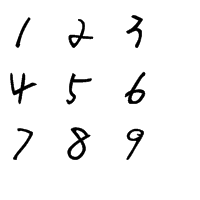
#> input picture example/data/reco.png, 200 x 200 px
$ python -i contours.py   (imports and definitions only)   (older library calls are emulated)
#> lines starting #> are read from the running program, lines starting #| are printed output that depends on the picture; after the words box and inside, x2 and y2 are one past the last pixel; in counts of white or black regions, pixels touching at a corner belong together
#> further down, picture is the input picture: shape (200, 200); min 0, max 255, mean 244.7
# -*- coding: utf-8 -*-
'''
Create on 2016-01-18 10:29:14

@author: huangzhenghua
'''

import copy
import cv2
import numpy as np


def findContours(imgray,
                 min_area=25, max_area=2500,
                 min_h=5, min_w=5):

#> called with min_area = 25, max_area = 2500, min_h = 5, min_w = 5
    imgray = cv2.adaptiveThreshold(
        imgray,
        255,
        cv2.ADAPTIVE_THRESH_GAUSSIAN_C,
        cv2.THRESH_BINARY, 11, 2)
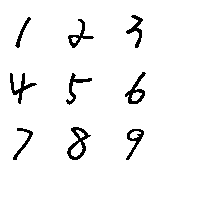
#> imgray: shape (200, 200); 95.7% white; 9 black regions

    if cv2.__version__[0] == "2":
        contours, hierarchy = cv2.findContours(
            copy.deepcopy(imgray),
            cv2.RETR_TREE,
            cv2.CHAIN_APPROX_SIMPLE)
    else:
        _, contours, hierarchy = cv2.findContours(
            copy.deepcopy(imgray),
            cv2.RETR_TREE,
            cv2.CHAIN_APPROX_SIMPLE)
#> contours = 15 contours, 1 with area under 20; largest, box (x1, y1, x2, y2) and area: (0, 0, 200, 200) 39601, (66, 126, 92, 161) 474, (124, 71, 147, 105) 340, (9, 72, 38, 105) 294, (125, 128, 145, 161) 277

    pst = [[(0, 0), (0, 0)]]

    filtered_contours = []

    for cnt in contours:
        flag = True
        x, y, w, h = cv2.boundingRect(cnt)

        if w * h > min_area and h > min_h and\
           w > min_w and w * h < max_area:

            for i in pst:
                if(i[0][0] < x and i[0][1] < y and\
                   i[1][0] > x+w and i[1][1] > y+h):
                    flag = False
                    break
            if flag:
                pst.append([(x, y), (x+w, y+h)])
                filtered_contours.append(cnt)
#> this loop made 15 passes
#> (x, y, w, h) on passes 2 to 13: (125, 128, 20, 33), (130, 131, 11, 8), (12, 127, 22, 34), (66, 126, 26, 35), (71, 142, 12, 15), (76, 130, 9, 8), (65, 72, 28, 34), (9, 72, 29, 33), (124, 71, 23, 34), (131, 92, 11, 9), (67, 18, 28, 31), (71, 37, 7, 6)
#> (cnt, x, y, w, h) on pass 1: ([[0, 0], [0, 199], [199, 199], [199, 0]], 0, 0, 200, 200)
#> after the loop, filtered_contours = 9 contours; largest, box (x1, y1, x2, y2) and area: (66, 126, 92, 161) 474, (124, 71, 147, 105) 340, (9, 72, 38, 105) 294, (125, 128, 145, 161) 277, (67, 18, 95, 49) 263; pst = [[(0, 0), (0, 0)], [(125, 128), (145, 161)], [(12, 127), (34, 161)], [(66, 126), (92, 161)], [(65, 72), (93, 106)], [(9, 72), (38, 105)], [(124, 71), (147, 105)], [(67, 18), (95, 49)], [(14, 16), (32, 49)], [(125, 14), (144, 49)]]

    contours = filtered_contours
#> contours has the same summary as filtered_contours

    return contours


def drawContours(imgray, contours):

    for cnt in contours:
        x, y, w, h = cv2.boundingRect(cnt)
        cv2.rectangle(imgray,
                      (x, y), (x + w, y + h),
                      (np.random.randint(0, 255, (3))), 1)

>>> import cv2
>>> picture = cv2.imread('../../../example/data/reco.png', cv2.IMREAD_GRAYSCALE)
>>> result = findContours(picture)
#> result has the same summary as filtered_contours in findContours
